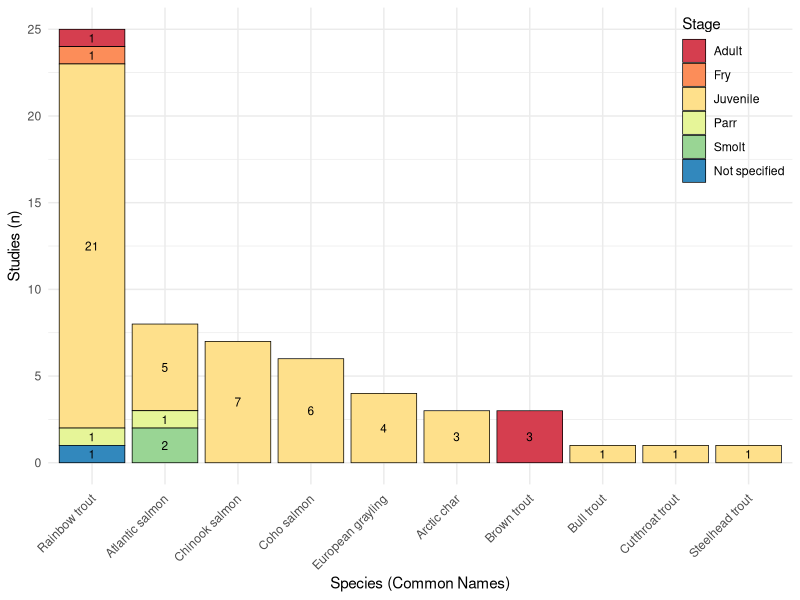

This chart was generated by the following R code:

############ =========================== ############
########### Network analysis on salmonids ###########
############ =========================== ############

#####
# The University of British Columbia
# Institute for the Oceans and Fisheries
# Author: Sara Cannon
# Created: 31 August, 2023
# Last update: 31 August, 2023

#load libraries
library(ggplot2)
library(dplyr)
library(stringr)
library(readxl) 
library(RColorBrewer)
library(forcats)

#load and explore data
int_db <- read_excel('Hedges.xlsx')
head(int_db)

#select first 59 rows 
int_db <- head(int_db, n = 59)
summary(int_db)
tail(int_db) #check - Kuehne et al. 2012 should be the last row

int_db$`Type of study` <- as.factor(int_db$`Type of study`)
summary(int_db$`Type of study`)

int_db$Organism <- as.factor(int_db$Organism)
summary(int_db$Organism)

int_db$Stage <- as.factor(int_db$Stage)
summary(int_db$Stage)

#create new column for common names (to use for plot instead of full organism name)
int_db[c('Common Name', 'Scientific Name')] <- str_split_fixed(int_db$Organism, pattern = regex("\\([^)]*\\)"), 2)
head(int_db)
int_db$`Common Name`
int_db$`Scientific Name` #somethign wrong with the regex code above, but we will only use common name for now anyway
#would need to correct if using scientific names on the plot instead

#reorder "stage" for correct position in stacked bars (e.g. want to move "Not specified" to the end)
new_stage_levels <- c(levels(int_db$Stage)[levels(int_db$Stage) != "Not specified"], "Not specified")
int_db$Stage <- factor(int_db$Stage, levels = new_stage_levels)
head(int_db)

#plot
ggplot(int_db) +
  aes(x = forcats::fct_infreq(`Common Name`), fill = Stage) +
  geom_bar(color = "black", linewidth = 0.25) +
  scale_fill_brewer(palette = "Spectral") +
  geom_text(
    aes(label = after_stat(count)),
    stat = "count",
    position = position_stack(vjust = 0.5),
    color = "black",
    size = 3
  ) +
  labs(
    x = "Species (Common Names)",
    y = "Studies (n)") +
  theme_minimal() +
  theme(axis.text.x = element_text(angle = 45, hjust = 1),
        legend.position = c(1,1), 
        legend.justification = c(1,1)
        )

